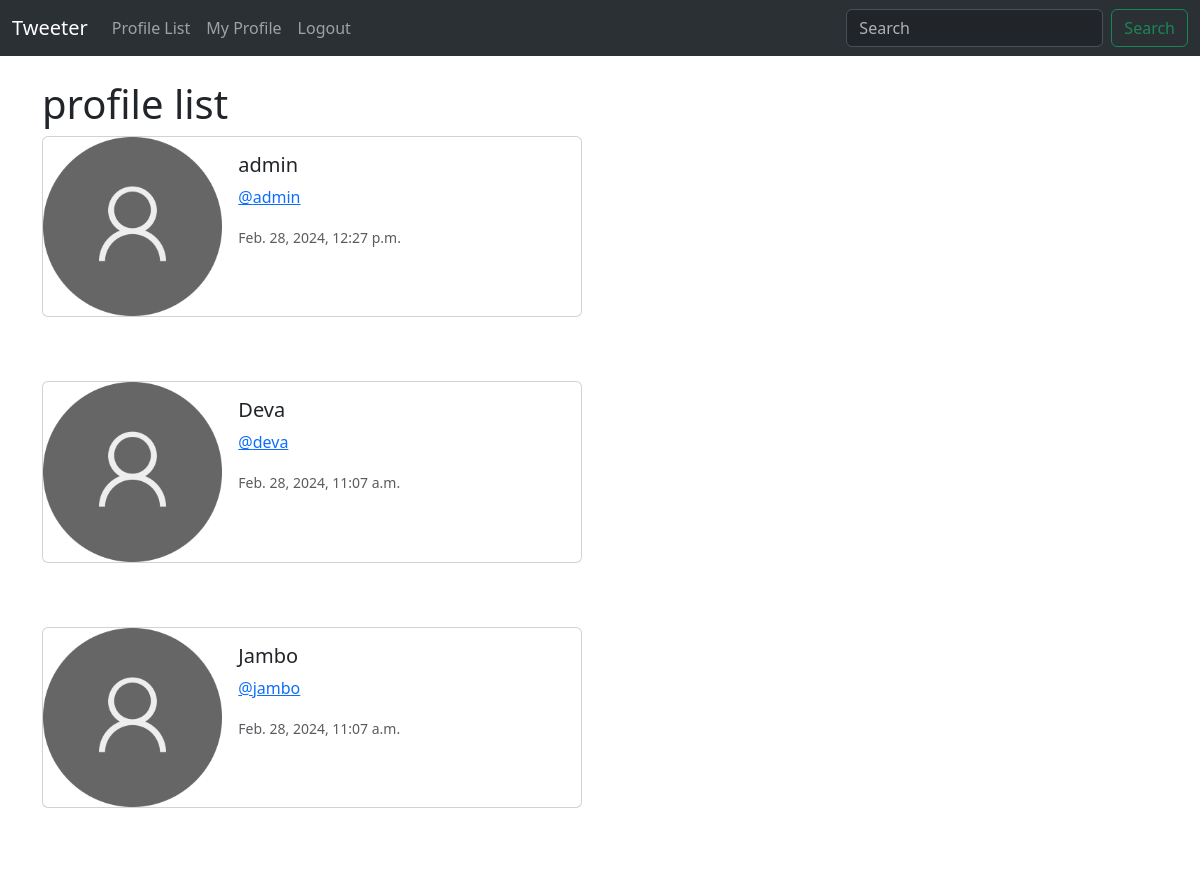
Before: /profile-list/ (signed in, upper part) with the older database file.
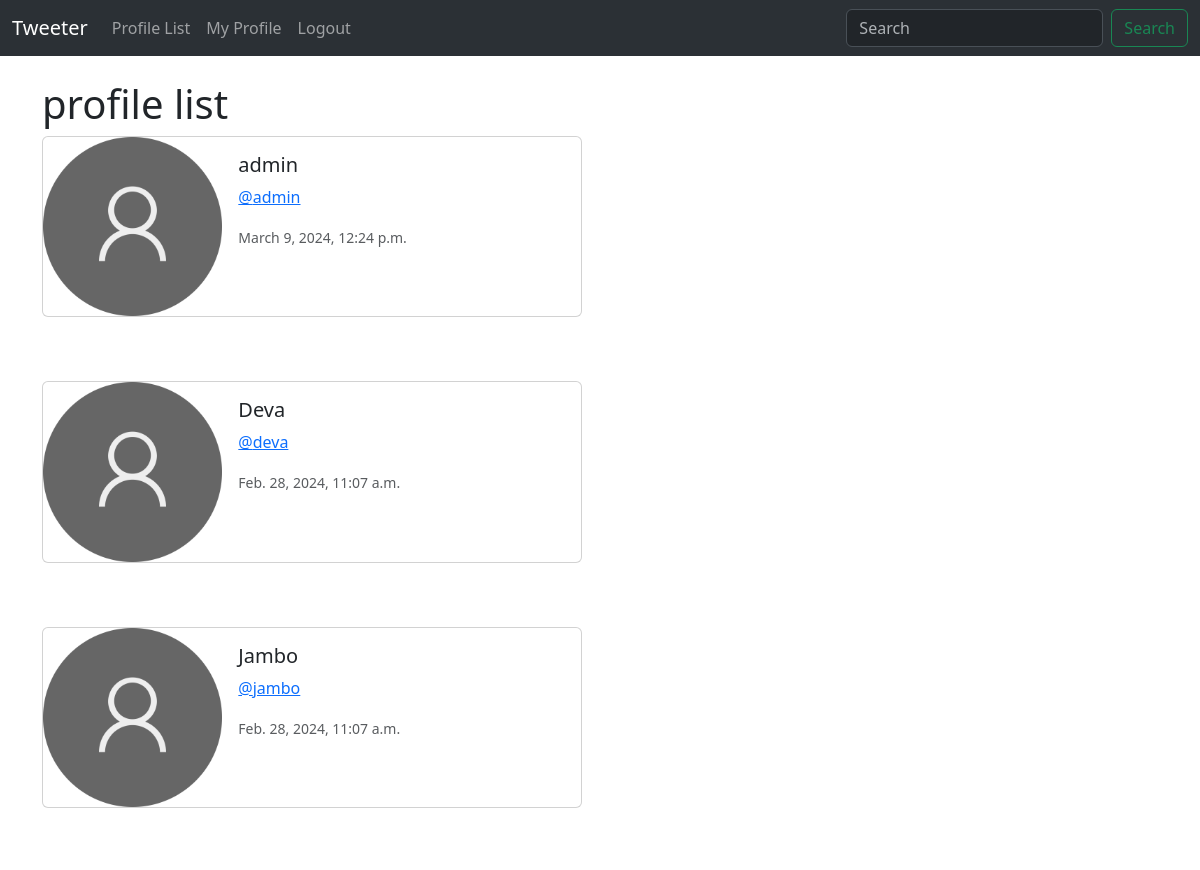
After: the same page with the newer database file.
### musker/models.py (models this page shows, shortened)
class Profile(models.Model):
    user = models.OneToOneField(User, on_delete=models.CASCADE)
    follows = models.ManyToManyField(
        "self", related_name="followed_by", symmetrical=False, blank=True
    )
    profile_photo = models.ImageField(null=True,blank=True,upload_to='images/')
    date_modified = models.DateTimeField(User, auto_now=True, auto_now_add=False)

### musker/views.py (the view)
# urls.py: path('profile-list/',views.profile_list,name='profile_list'),
def profile_list(request):
    if request.user.is_authenticated:
        profiles = Profile.objects.exclude(user=request.user)
        return render(request, 'profile_list.html',{"profiles":profiles})
    else:
        messages.error(request,("Error: You need to login first"))
        return redirect('home')

### templates/profile_list.html (shortened to what this page needs)
{% extends 'base.html' %}
{% load static %}
{% block container %}
<h1>profile list</h1>
{% if profiles %}
    {% for i  in profiles %}
    <div class="card mb-3" style="max-width: 540px;">
        <div class="row g-0">
          <div class="col-md-4">
            <img src="{% static 'images/user_img.png' %}" class="img-fluid rounded-start" alt="...">
          </div>
          <div class="col-md-8">
            <div class="card-body">
              <h5 class="card-title">{{i.user.username}}</h5>
              <p><a href="{% url 'profile' i.user.id%}">@{{i.user.username | lower}}</a> </p>
              <p class="card-text"><small class="text-body-secondary">{{i.date_modified}}</small></p>
            </div>
          </div>
        </div>
      </div>
    <br> <br>
    {% endfor %}
{% endif %}
{% endblock container %}

Changed rows visible on the page:
changed Profile "admin": date_modified "Feb. 28, 2024, 12:27 p.m." → "March 9, 2024, 12:24 p.m."
